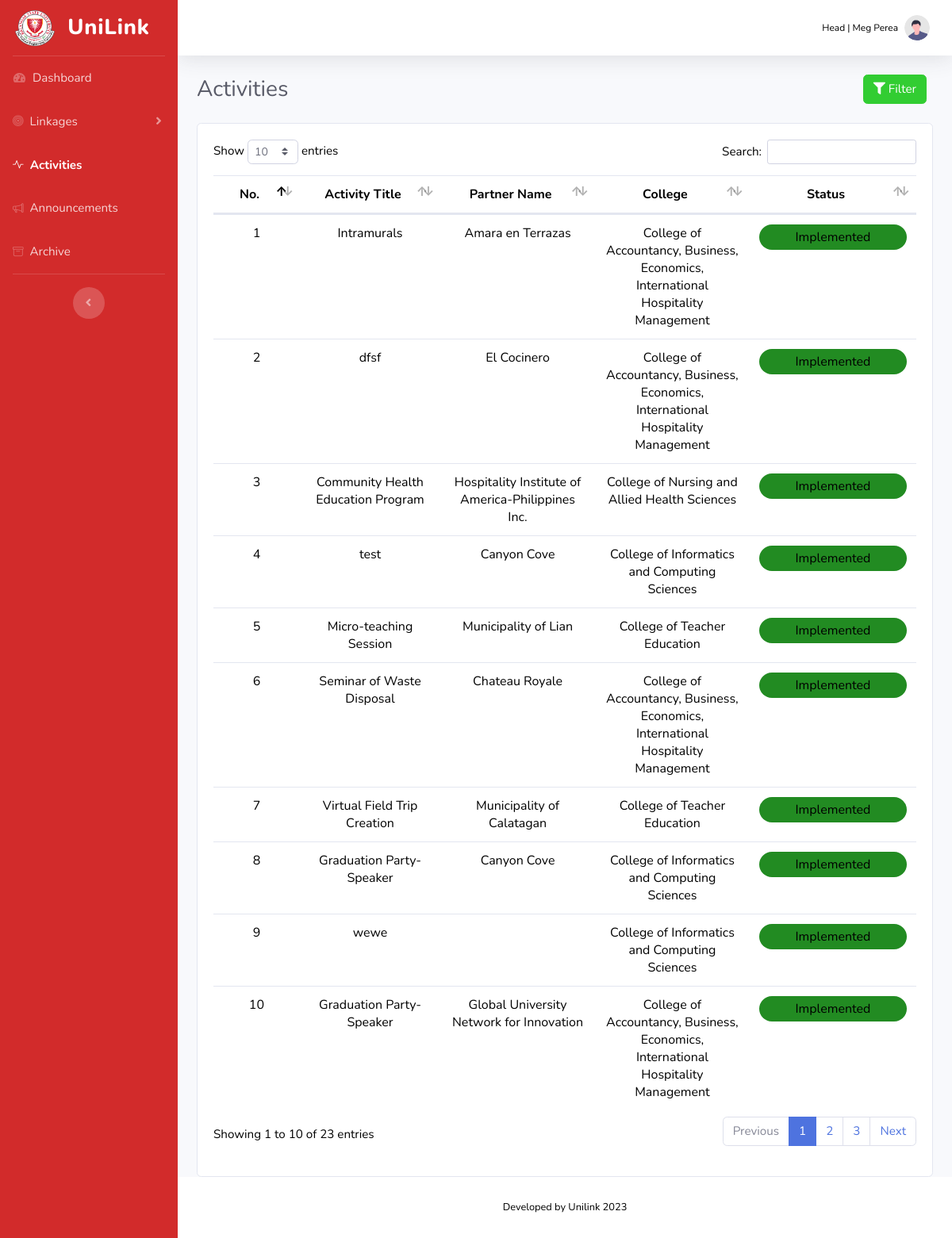
The app's page /HEAD/activities.php (signed in), older data.
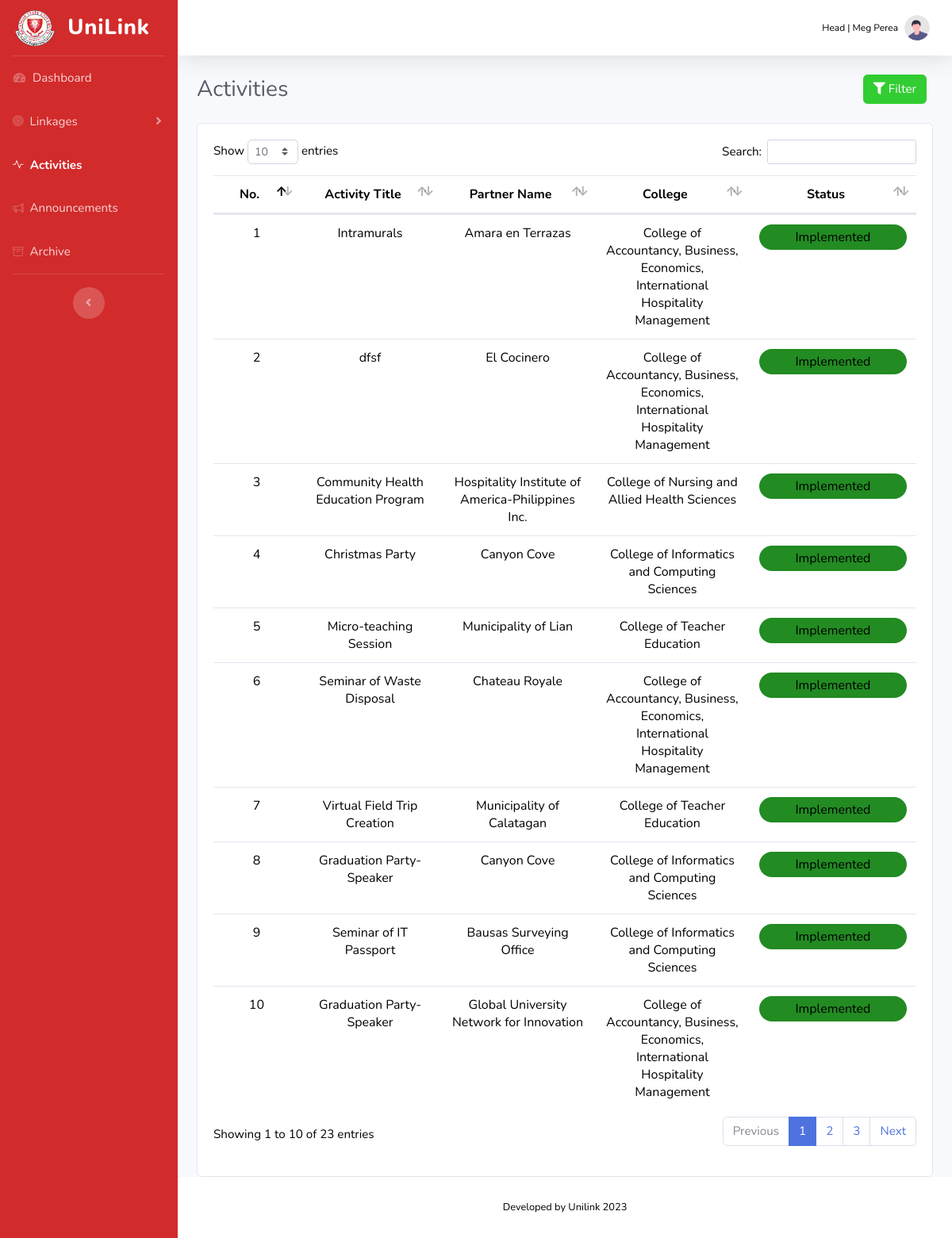
The same page, newer data.
### tables this page shows
CREATE TABLE `activityform` (
  `id` varchar(255) NOT NULL DEFAULT uuid(),
  `activity_title` varchar(255) DEFAULT NULL,
  `campus` varchar(255) DEFAULT NULL,
  `college` varchar(100) DEFAULT NULL,
  `program` varchar(100) DEFAULT NULL,
  `partner_type` varchar(100) DEFAULT NULL,
  `partner` varchar(100) DEFAULT NULL,
  `start_date` date DEFAULT NULL,
  `end_date` date DEFAULT NULL,
  `rationale` mediumtext DEFAULT NULL,
  `objective` mediumtext DEFAULT NULL,
  `budget` varchar(100) DEFAULT NULL
);

### HEAD/activities.php (the view, shortened to what the changed rows need)
<html lang="en">
  <head>
    <link href="vendor/fontawesome-free/css/all.min.css" rel="stylesheet" type="text/css">
    <link rel="stylesheet" href="https://cdn.jsdelivr.net/npm/bootstrap-icons@1.11.0/font/bootstrap-icons.css">
    <link href="css/sb-admin-2.min.css" rel="stylesheet">
    <link href="vendor/datatables/dataTables.bootstrap4.min.css" rel="stylesheet">
  </head>
  <body id="page-top">
    <div id="wrapper">
      <div id="content-wrapper" class="d-flex flex-column">
        <div id="content">
                  <?php
                      include '../db.php';
                  ?>
          <div class="container-fluid">
                              <?php
                                $sql = "SELECT * FROM `college`";
                              ?>
                    <div class="card">
                        <div class="card-body">
                            <div class="table">
                             <table id="activitiesTable" style="width: 100%;" class="display" data-ordering="true" data-paging="true" data-searching="true">
                                <thead style='text-align: center;'>
                                    <tr>
                                        <th >No.</th>
                                        <th style="width: 20%">Activity Title</th>
                                        <th style="width: 22%;">Partner Name</th>
                                        <th style="width: 22%;">College</th>
                                        <th>Status</th>
                                    </tr>
                                </thead>
                                <tbody id="load-table">
                                    <?php
                                    if(isset($_GET['college'])) {
                                      $college = $_GET['college'];
                                      $sql = "SELECT * FROM `activityform` WHERE college = '$college'";
                                    } else {
                                      $sql = "SELECT * FROM `activityform`";
                                    }
                                    $result = $conn->query($sql);
                                    if ($result->num_rows > 0) {
                                        $i = 1;
                                        while ($row = $result->fetch_assoc()) {
                                            $status = '';
                                            $start_date = strtotime($row['start_date']);
                                            $end_date = strtotime($row['end_date']);
                                            $today = strtotime(date('Y-m-d'));
                                            if ($start_date > $today) {
                                                $status = 'For Implementation';
                                                $textColor = '#d7d0d0';
                                            } elseif ($start_date <= $today && $end_date > $today) {
                                                $status = 'Ongoing';
                                                $textColor = 'orange';
                                            } elseif ($end_date <= $today) {
                                                $status = 'Implemented';
                                                $textColor = '#228B22';
                                            }
                                            echo "<tr>";
                                            echo "<td style='text-align: center;'>" . $i . "</td>";
                                            echo "<td style='text-align: center;'>" . $row["activity_title"] . "</td>";
                                            echo "<td style='text-align: center;'>" . $row["partner"] . "</td>";
                                            echo "<td style='text-align: center;'>" . $row["college"] . "</td>";
                                            echo '<td style="text-align: center;"><div style="background-color: '.$textColor.'; color: #000000; padding: 5px; border-radius: 45px;">' . $status . '</div></td>';
                                            echo "</tr>";
                                            $i++;
                                        }
                                    } else {
                                        echo "No data found";
                                    }
                                    ?>
                                </tbody>
                            </table>
                        </div>
                    </div>
                    </div>
                  </div>
        </div>
      </div>
      </div>
  </body>
</html>

Row changes from the older to the newer data that the page shows:
changed activityform: activity_title "test" → "Christmas Party"
changed activityform: activity_title "wewe" → "Seminar of IT Passport"; partner (not shown) → "Bausas Surveying Office"
